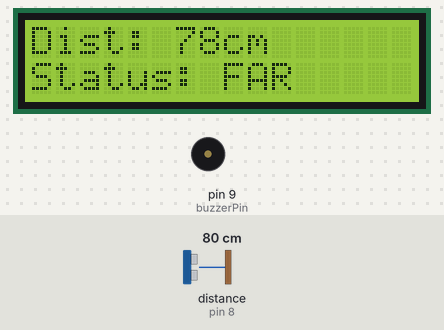
Recording of a sketch running on a simulated Arduino Uno, built with avr-gcc and run on an emulated ATmega328P. Parts: 16×2 character LCD, buzzer (waves = sounding, pin HIGH). Wiring (inferred from the names in the program): ultrasonic range finder: trigger pin 7; echo pin 8. The test bench sets the inputs (shaded band); at power-on: distance to the obstacle (sensor on pin 8) 80 cm. The echo pulse lasts 58.3 µs per cm; pins used as bus, display or sensor lines are not drawn.

Above: at 2.2 s.
2.3 s: distance to the obstacle (sensor on pin 8) set to 22 cm
At 3.2 s:
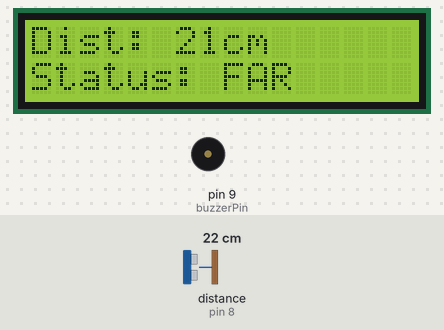
3.8 s: distance to the obstacle (sensor on pin 8) set to 18 cm
At 3.99 s:
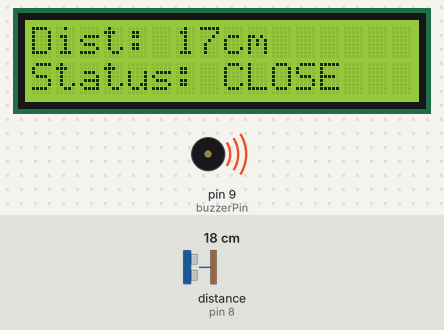
6.1 s: distance to the obstacle (sensor on pin 8) set to 9 cm
At 6.59 s:
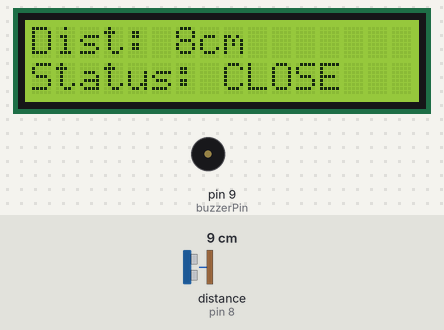
Timing chart, 0 to 13.9 s (numbered marks = the images above; inputs shaded):
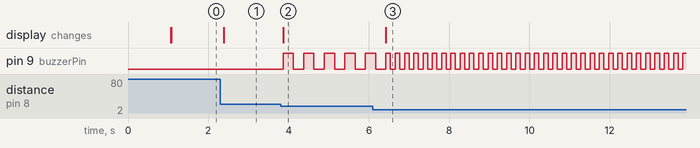

Measured:
- the behaviour switches between 21 and 20 cm on distance to the obstacle (sensor on pin 8) (found by bisection; images 1 and 2)
- after the input at 2.3 s, the display: changes after 0.08 s (image 1)
- after the input at 3.8 s, pin 9 (buzzerPin): alternates HIGH for 0.25 s and LOW for 0.26 s, starting after 0.07 s; the display: changes after 0.07 s (image 2)
- after the input at 6.1 s, the display: changes after 0.33 s (image 3)

The sketch:

proximity-sensor.ino
```cpp
#include <LiquidCrystal.h>

// LCD Setup (RS=12, E=6, D4=5, D5=4, D6=3, D7=2)
LiquidCrystal lcd(12, 6, 5, 4, 3, 2);

// Sensor and Buzzer Pins
const int trigPin = 7;
const int echoPin = 8;
const int buzzerPin = 9;

void setup() {
  lcd.begin(16, 2);
  pinMode(trigPin, OUTPUT);
  pinMode(echoPin, INPUT);
  pinMode(buzzerPin, OUTPUT);

  lcd.print("Proximity Alert");
  delay(1000);
  lcd.clear();
}

void loop() {
  // 1. Trigger the ultrasonic pulse
  digitalWrite(trigPin, LOW);
  delayMicroseconds(2);
  digitalWrite(trigPin, HIGH);
  delayMicroseconds(10);
  digitalWrite(trigPin, LOW);

  // 2. Read travel time and calculate distance in cm
  long duration = pulseIn(echoPin, HIGH);
  int distance = duration * 0.034 / 2;

  // 3. Update LCD and Buzzer based on distance
  lcd.setCursor(0, 0);
  lcd.print("Dist: ");
  lcd.print(distance);
  lcd.print("cm   "); // Extra spaces to clear old text

  lcd.setCursor(0, 1);

  if (distance > 0 && distance < 20) {
    // CLOSE ZONE
    lcd.print("Status: CLOSE   ");

    // Make beeping speed get faster as distance gets smaller
    // Constrain delay between 20ms (very fast) and 300ms (slow)
    int beepDelay = map(distance, 2, 20, 20, 300);
    beepDelay = constrain(beepDelay, 20, 300);

    digitalWrite(buzzerPin, HIGH);
    delay(beepDelay);
    digitalWrite(buzzerPin, LOW);
    delay(beepDelay);

  } else {
    // FAR ZONE
    lcd.print("Status: FAR     ");
    digitalWrite(buzzerPin, LOW);
    delay(100); // Standard refresh delay when clear
  }
}
```
